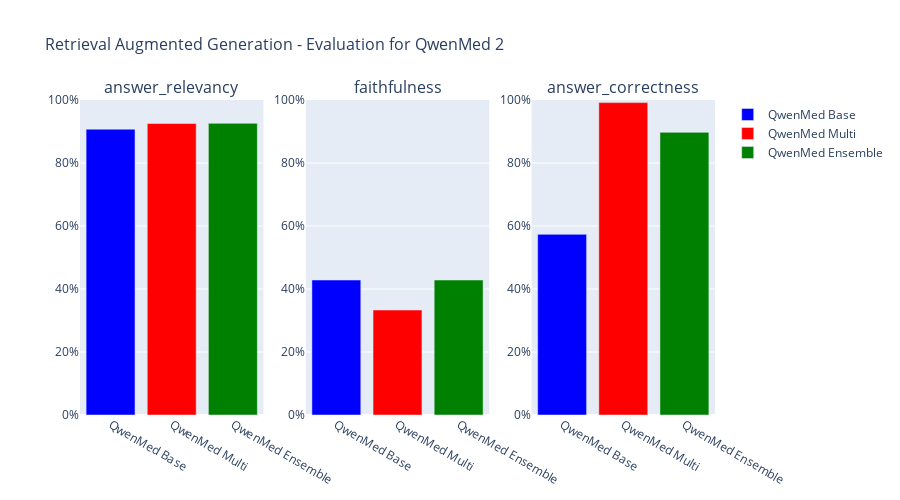

The code cell stored with this chart in its notebook:
### Code cell
import plotly.graph_objects as go
from plotly.subplots import make_subplots

metrics = ['answer_relevancy', 'faithfulness', 'answer_correctness']
models = ['QwenMed Base', 'QwenMed Multi', 'QwenMed Ensemble']
colors = ['blue', 'red', 'green']

fig = make_subplots(rows=1, cols=3, subplot_titles=metrics)

for i, metric in enumerate(metrics, start=1):
    for j, (data, name, color) in enumerate(zip([QwenMedBase, QwenMedMulti, QwenMedEnsemble], models, colors)):
        fig.add_trace(
            go.Bar(
                x=[name], 
                y=[data[metric].values[0]], 
                name=name,
                marker_color=color,
                showlegend=i==1
            ),
            row=1, col=i
        )

fig.update_layout(
    title=dict(
        text="Retrieval Augmented Generation - Evaluation for QwenMed 2",
        font=dict(size=16)
    ),
    barmode='group',
    height=500,
    width=900,
    yaxis=dict(range=[0, 1], tickformat='.0%'),
    yaxis2=dict(range=[0, 1], tickformat='.0%'),
    yaxis3=dict(range=[0, 1], tickformat='.0%')
)

fig.show()

### Figure 1 — Plotly figure (JSON) as saved in the notebook; plotly's stock layout.template omitted (floating-point values rounded to 4 significant figures)
{"data": [{"marker": {"color": "blue"}, "name": "QwenMed Base", "showlegend": true, "type": "bar", "x": ["QwenMed Base"], "xaxis": "x", "y": [0.9073], "yaxis": "y"}, {"marker": {"color": "red"}, "name": "QwenMed Multi", "showlegend": true, "type": "bar", "x": ["QwenMed Multi"], "xaxis": "x", "y": [0.9253], "yaxis": "y"}, {"marker": {"color": "green"}, "name": "QwenMed Ensemble", "showlegend": true, "type": "bar", "x": ["QwenMed Ensemble"], "xaxis": "x", "y": [0.9259], "yaxis": "y"}, {"marker": {"color": "blue"}, "name": "QwenMed Base", "showlegend": false, "type": "bar", "x": ["QwenMed Base"], "xaxis": "x2", "y": [0.4286], "yaxis": "y2"}, {"marker": {"color": "red"}, "name": "QwenMed Multi", "showlegend": false, "type": "bar", "x": ["QwenMed Multi"], "xaxis": "x2", "y": [0.3333], "yaxis": "y2"}, {"marker": {"color": "green"}, "name": "QwenMed Ensemble", "showlegend": false, "type": "bar", "x": ["QwenMed Ensemble"], "xaxis": "x2", "y": [0.4286], "yaxis": "y2"}, {"marker": {"color": "blue"}, "name": "QwenMed Base", "showlegend": false, "type": "bar", "x": ["QwenMed Base"], "xaxis": "x3", "y": [0.5734], "yaxis": "y3"}, {"marker": {"color": "red"}, "name": "QwenMed Multi", "showlegend": false, "type": "bar", "x": ["QwenMed Multi"], "xaxis": "x3", "y": [0.9917], "yaxis": "y3"}, {"marker": {"color": "green"}, "name": "QwenMed Ensemble", "showlegend": false, "type": "bar", "x": ["QwenMed Ensemble"], "xaxis": "x3", "y": [0.8973], "yaxis": "y3"}], "layout": {"annotations": [{"font": {"size": 16}, "showarrow": false, "text": "answer_relevancy", "x": 0.1444, "xanchor": "center", "xref": "paper", "y": 1, "yanchor": "bottom", "yref": "paper"}, {"font": {"size": 16}, "showarrow": false, "text": "faithfulness", "x": 0.5, "xanchor": "center", "xref": "paper", "y": 1, "yanchor": "bottom", "yref": "paper"}, {"font": {"size": 16}, "showarrow": false, "text": "answer_correctness", "x": 0.8556, "xanchor": "center", "xref": "paper", "y": 1, "yanchor": "bottom", "yref": "paper"}], "barmode": "group", "height": 500, "title": {"font": {"size": 16}, "text": "Retrieval Augmented Generation - Evaluation for QwenMed 2"}, "width": 900, "xaxis": {"anchor": "y", "autorange": true, "domain": [0, 0.2889], "range": [-0.5, 2.5], "type": "category"}, "xaxis2": {"anchor": "y2", "autorange": true, "domain": [0.3556, 0.6444], "range": [-0.5, 2.5], "type": "category"}, "xaxis3": {"anchor": "y3", "autorange": true, "domain": [0.7111, 1], "range": [-0.5, 2.5], "type": "category"}, "yaxis": {"anchor": "x", "domain": [0, 1], "range": [0, 1], "tickformat": ".0%", "type": "linear"}, "yaxis2": {"anchor": "x2", "domain": [0, 1], "range": [0, 1], "tickformat": ".0%", "type": "linear"}, "yaxis3": {"anchor": "x3", "domain": [0, 1], "range": [0, 1], "tickformat": ".0%", "type": "linear"}}}
